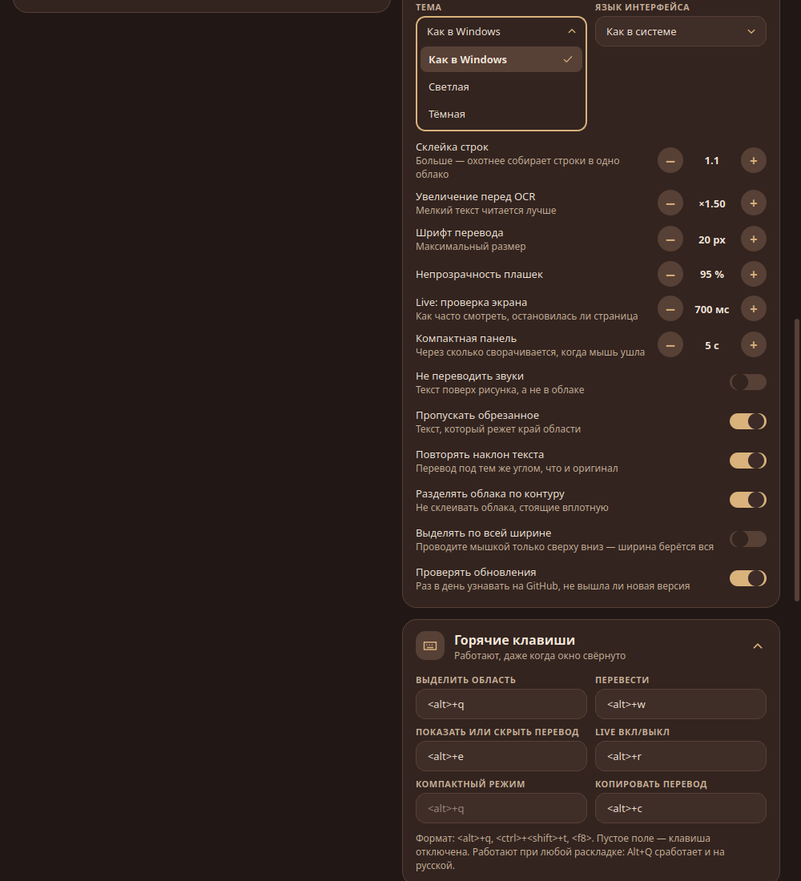
#> input picture linux/click_engine_select.png, 801 x 881 px, shrunk from 1000 x 1100 before the run; its folder holds only this picture in this run
$ python -i enhance.py   (imports and definitions only)
#> lines starting #> are read from the running program, lines starting #| are printed output that depends on the picture
### desktop/app/i18n.py
"""Язык интерфейса: русский или английский, по умолчанию — как в системе.

Как в Android-версии: русский текст в коде — это ключ; при английском интерфейсе подставляется
перевод из словаря i18n_en.py. Нет перевода — показывается русский.

    tr("Готово")                       → "Done"
    tr("Записей: {0}", n)              → "Entries: 5"

Язык выбирается один раз при первом импорте (из настроек: ui_lang = system / ru / en), поэтому
строки, заданные при загрузке модулей, тоже переводятся. Смена языка — после перезапуска.
Для проверок язык можно задать переменной окружения ATLATE_UI_LANG.
"""

from __future__ import annotations

import json
import os

# языки системы, при которых по умолчанию остаётся русский интерфейс (как в Android-версии)
RUSSIAN_LOCALES = {"ru", "uk", "be", "kk", "uz", "ky", "tg"}
CHOICES = ("system", "ru", "en")

english = False


# [26 lines left out: functions system_language, resolve, not called in this run]


def saved_choice() -> str:
    """Что выбрано в настройках (config.json), без загрузки всех настроек."""
    env = os.environ.get("ATLATE_UI_LANG", "").strip().lower()
    if env in CHOICES:
        return env
    try:
        from .config import CONFIG_PATH
        value = json.loads(CONFIG_PATH.read_text(encoding="utf-8")).get("ui_lang", "system")
        return value if value in CHOICES else "system"
    except (OSError, ValueError, AttributeError):
        return "system"


def init(choice: str | None = None) -> None:
    global english
    english = resolve(choice or saved_choice())


def lower(text: str) -> str:
    """Название языка посреди фразы: по-русски — со строчной («сейчас корейский»), по-английски — как есть."""
    return text if english else text.lower()


def tr(text: str, *args, **kwargs) -> str:
    """Перевод строки интерфейса; с аргументами — подставляет их в {0}, {1}… ({name})."""
    if english:
        from .i18n_en import EN
        text = EN.get(text, text)
    return text.format(*args, **kwargs) if args or kwargs else text


init()
#> (the call stopped at in saved_choice, `value = json.loads(CONFIG_PATH.read_text(encoding="utf-8")).get("ui_la..`: desktop is not available in this run)

### desktop/app/ocr/enhance.py
"""Несколько проходов распознавания для сложных страниц.

Движки OCR лучше всего читают тёмный текст на светлом ровном фоне. Чтобы находить
текст на тёмных и пёстрых фонах, светлый и цветной текст, каждая страница
распознаётся в нескольких вариантах, а результаты объединяются:

1. оригинал;
2. серая версия с растянутым контрастом и инверсией — светлый текст на тёмном
   фоне становится тёмным на светлом;
3. «локальный контраст» — из яркости вычитается размытый фон, остаются только
   резкие перепады, то есть буквы. Помогает на пёстрых фонах и с цветным текстом;
4. (максимальный режим) инверсия локального контраста;
5. (максимальный режим) «цветовой контраст» — отличие цвета от фона вокруг, для
   цветного текста на фоне похожей яркости.
"""

from __future__ import annotations

import re

import numpy as np
from PIL import Image, ImageFilter

from ..i18n import tr
from ..models import Box, TextLine
#> further down, picture is the input picture: PIL image 801x881 RGB; mean R, G, B 46.5, 34.2, 30.2

MODES = {
    "fast": tr("Быстрый — один проход"),
    "thorough": tr("Тщательный — 3 прохода (тёмные фоны, светлый текст)"),
    "max": tr("Максимальный — 5 проходов (пёстрые фоны, цветной текст)"),
}

_LETTER = re.compile(r"[^\W\d_]", re.UNICODE)


def _gray(img: Image.Image) -> np.ndarray:
    return np.asarray(img.convert("L"), dtype=np.float32)


# [5 lines left out: function _stretch, not called in this run]


def _local_contrast(img: Image.Image) -> np.ndarray:
    """Яркость минус размытый фон: остаются только резкие перепады (буквы)."""
    g = _gray(img)
    radius = int(np.clip(min(img.size) / 25, 12, 48))
#> radius = 32
    bg = np.asarray(img.convert("L").filter(ImageFilter.BoxBlur(radius)), dtype=np.float32)
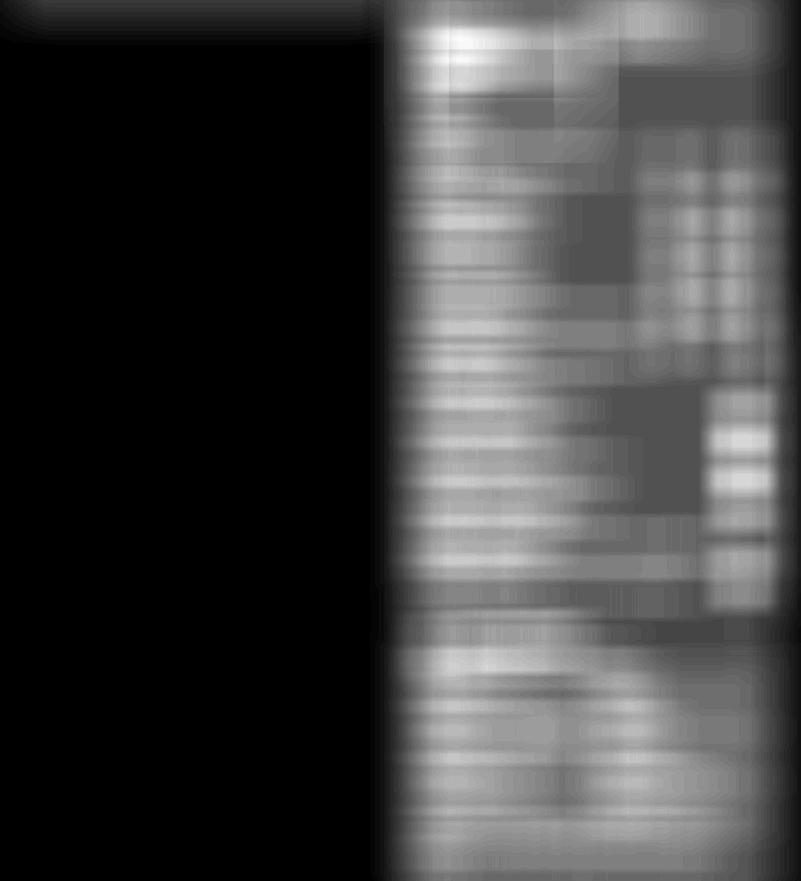
#> bg: shape (881, 801) float32; min 26, max 70, mean 37.1; drawn with min black and max white
    return np.clip(128 + (g - bg) * 3.0, 0, 255)
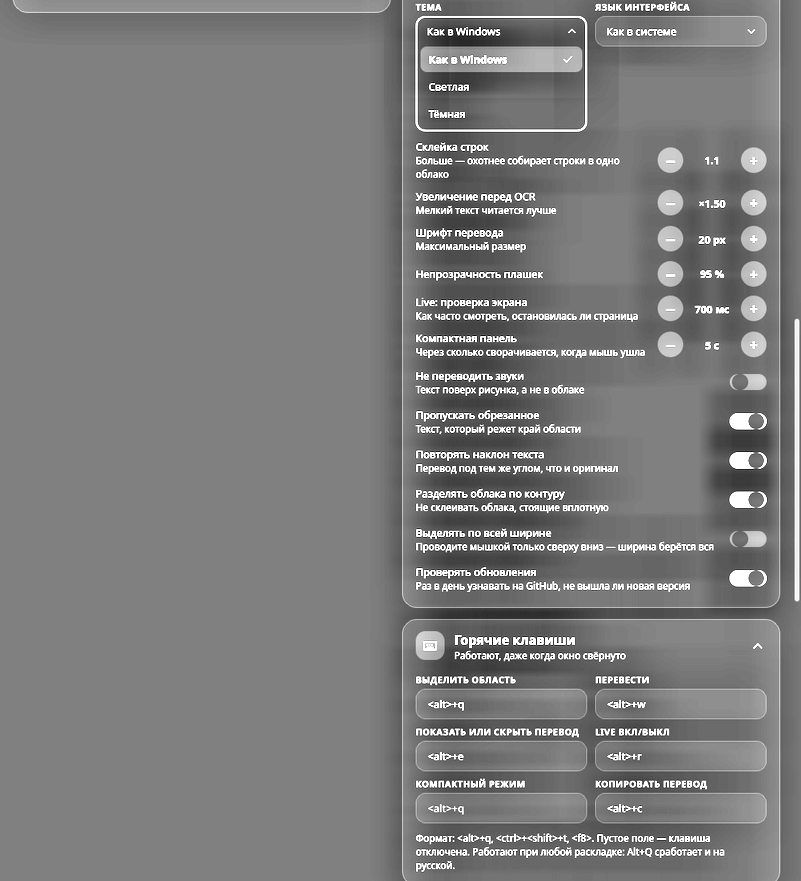
#> returned value: shape (881, 801) float32; min 0, max 255, mean 123.9


# [11 lines left out: function _color_contrast, not called in this run]


def _to_image(a: np.ndarray) -> Image.Image:
    return Image.fromarray(a.astype(np.uint8), "L").convert("RGB")


# [7 lines left out: function variant_keys, not called in this run]


class Source:
    """Исходная картинка и общие для вариантов промежуточные данные (считаются один раз).

    Варианты можно готовить из разных потоков: общее считается под замком.
    """

    # [31 lines left out: functions __init__, local, make, variants, not called in this run]


# ---------------------------------------------------------------- объединение результатов

def _letters(t: str) -> int:
    return len(_LETTER.findall(t))


# [34 lines left out: functions _overlap, merge, not called in this run]

>>> from PIL import Image
>>> picture = Image.open('../../../linux/click_engine_select.png')
>>> result = _local_contrast(picture)

$ run again, on linux/click_narrow.png
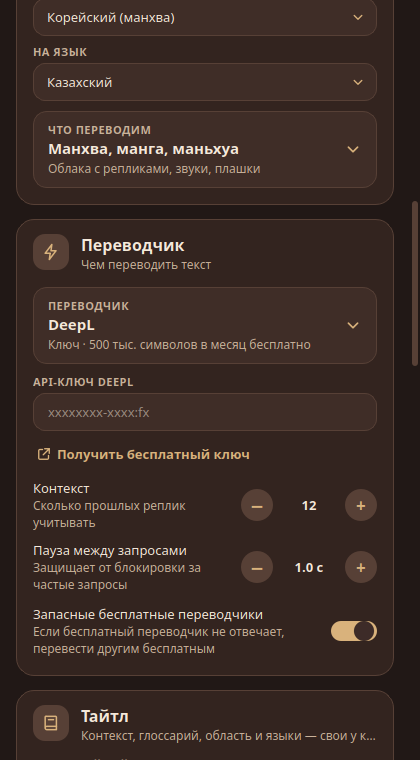
#> input picture linux/click_narrow.png, 420 x 760 px
#> picture is the input picture: PIL image 420x760 RGB; mean R, G, B 58.9, 43.3, 37.6
#> in _local_contrast, `bg = np.asarray(img.convert("L").filter(ImageFilter.BoxBlur(radius)), ..`:
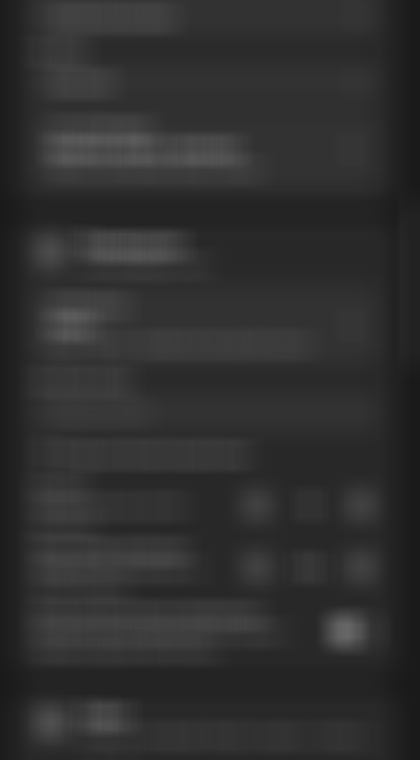
#> bg: shape (760, 420) float32; min 26, max 102, mean 47.3
#> in _local_contrast, `return np.clip(128 + (g - bg) * 3.0, 0, 255)`:
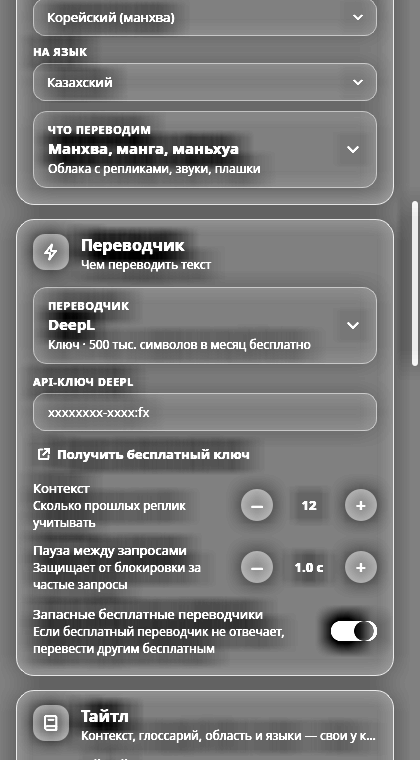
#> returned value: shape (760, 420) float32; min 0, max 255, mean 121.3

$ run again, on linux/click_select_open.png
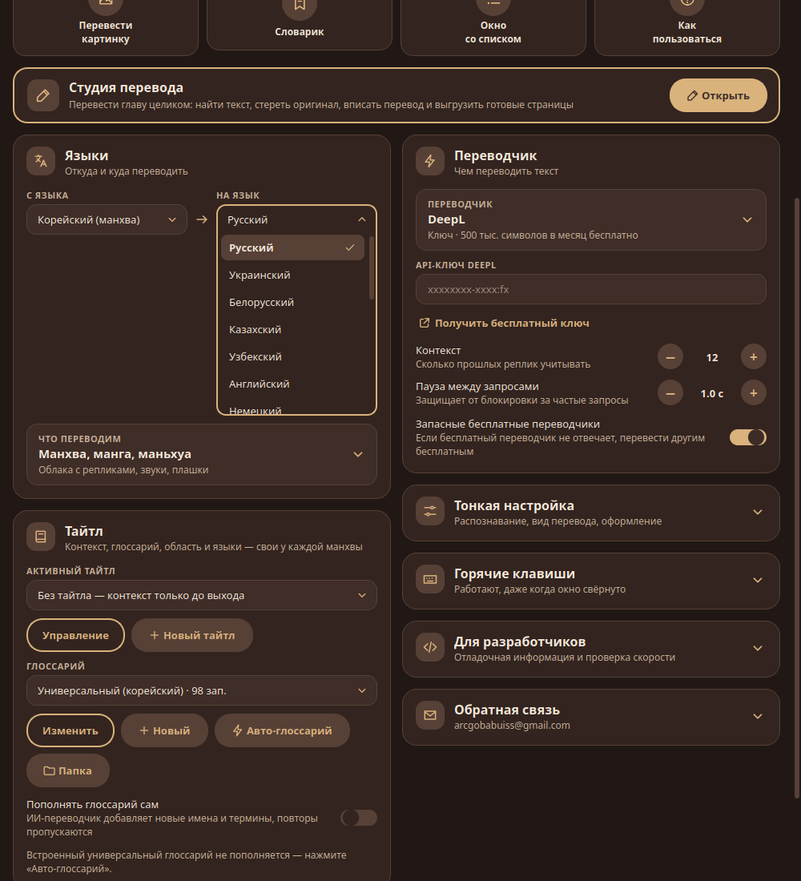
#> input picture linux/click_select_open.png, 801 x 881 px, shrunk from 1000 x 1100 before the run
#> picture is the input picture: PIL image 801x881 RGB; mean R, G, B 57.2, 42.2, 36.3
#> in _local_contrast, `bg = np.asarray(img.convert("L").filter(ImageFilter.BoxBlur(radius)), ..`:
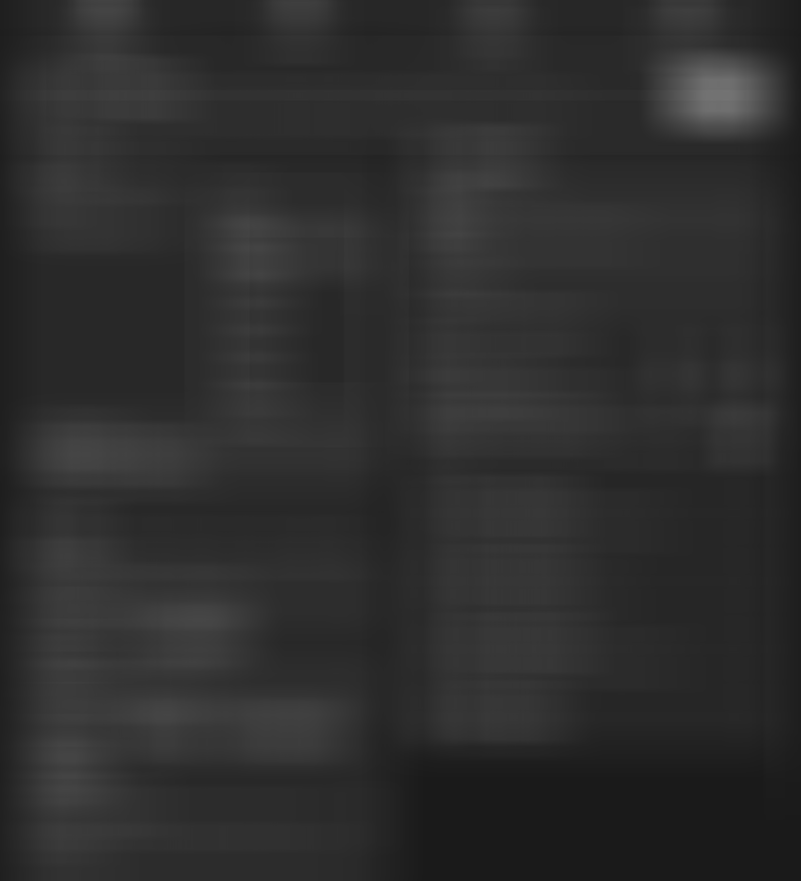
#> bg: shape (881, 801) float32; min 26, max 115, mean 45.8
#> in _local_contrast, `return np.clip(128 + (g - bg) * 3.0, 0, 255)`:
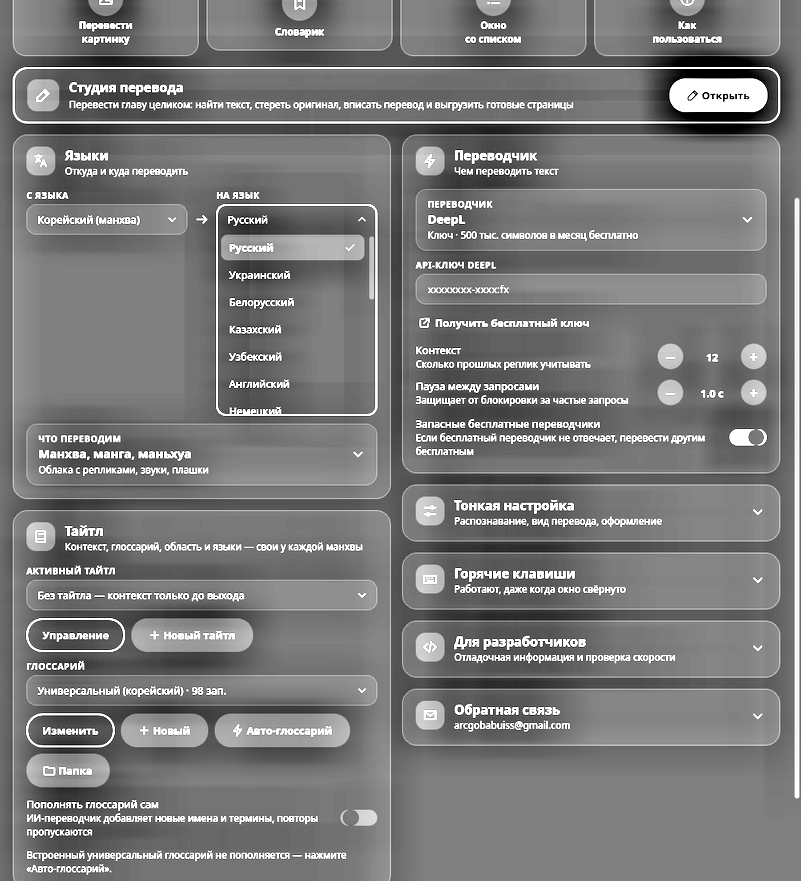
#> returned value: shape (881, 801) float32; min 0, max 255, mean 120.8

$ run again, on linux/click_translator_chosen.png
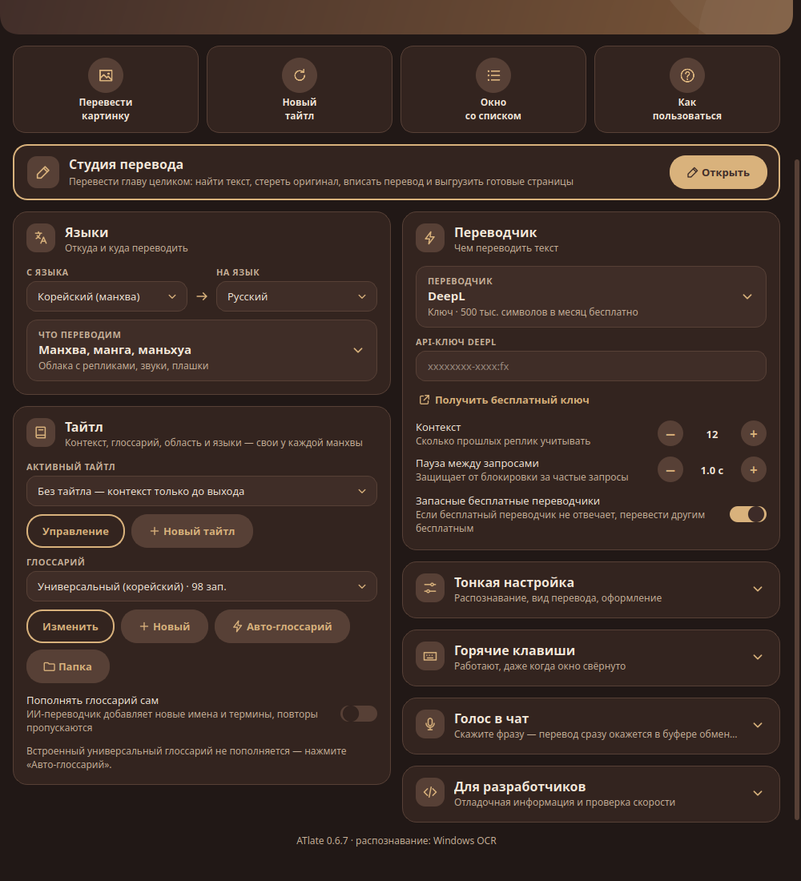
#> input picture linux/click_translator_chosen.png, 801 x 881 px, shrunk from 1000 x 1100 before the run
#> picture is the input picture: PIL image 801x881 RGB; mean R, G, B 58.2, 42.8, 36.6
#> in _local_contrast, `bg = np.asarray(img.convert("L").filter(ImageFilter.BoxBlur(radius)), ..`:
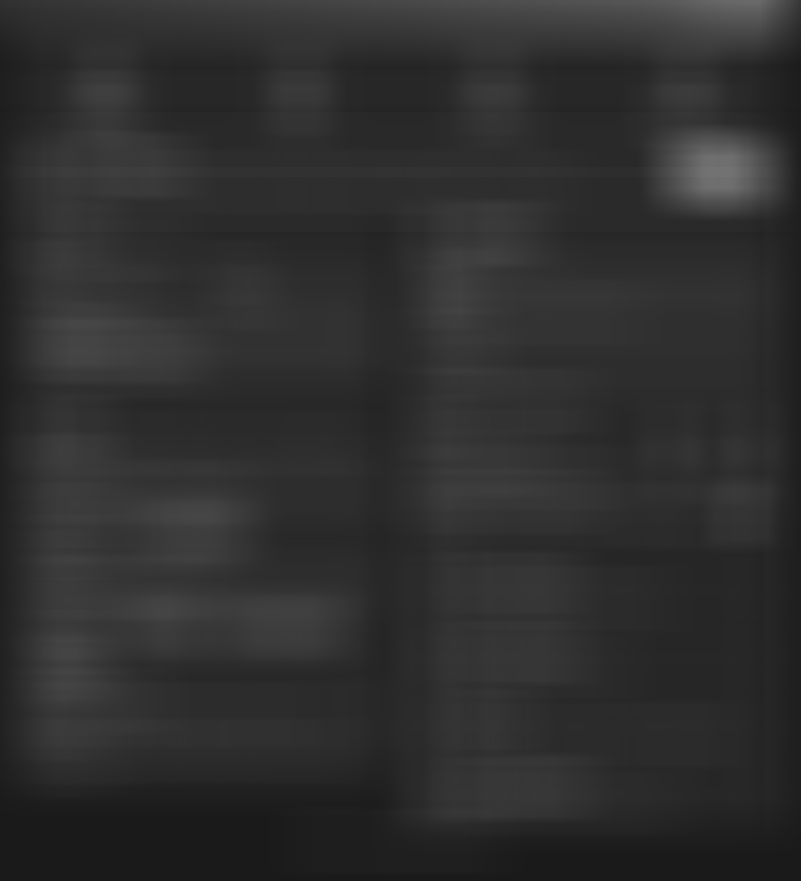
#> bg: shape (881, 801) float32; min 26, max 115, mean 46.5
#> in _local_contrast, `return np.clip(128 + (g - bg) * 3.0, 0, 255)`:
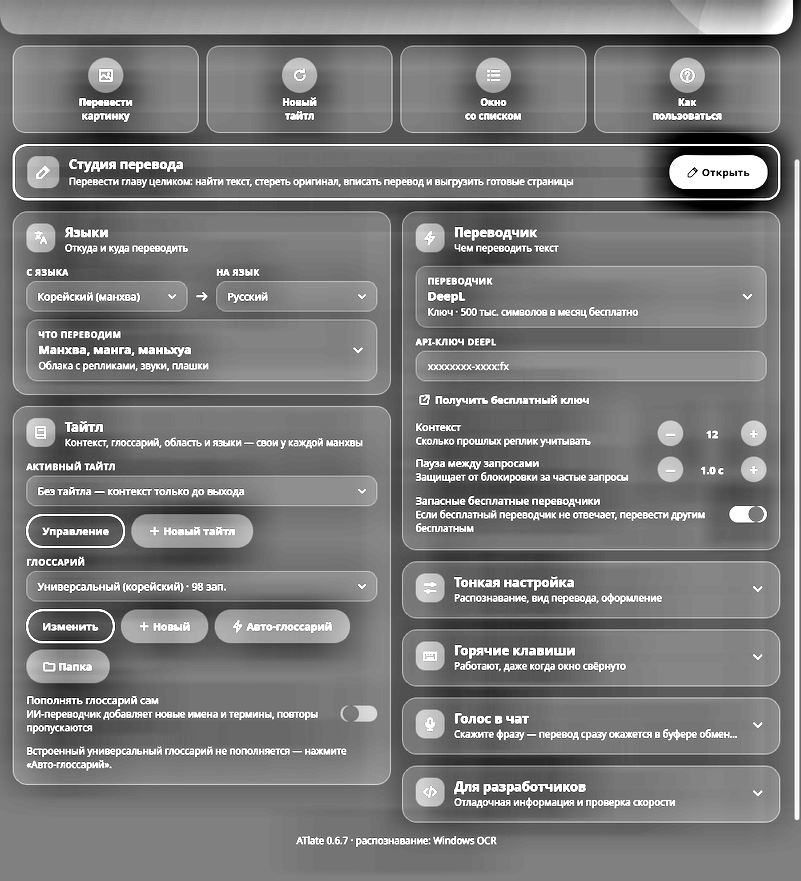
#> returned value: shape (881, 801) float32; min 0, max 255, mean 121.5
